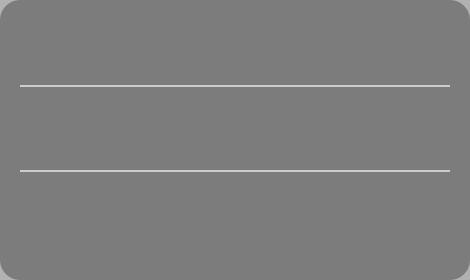
   <widget class="QFrame" name="fr_VendasAbertas_4">
    <property name="geometry">
     <rect>
      <x>510</x>
      <y>310</y>
      <width>470</width>
      <height>280</height>
     </rect>
    </property>
    <property name="styleSheet">
     <string notr="true">QFrame {
background: rgba(0, 0, 0, 30%);
border: none;
border-radius: 20px
}</string>
    </property>
    <property name="frameShape">
     <enum>QFrame::StyledPanel</enum>
    </property>
    <property name="frameShadow">
     <enum>QFrame::Raised</enum>
    </property>
    <widget class="Line" name="line_7">
     <property name="geometry">
      <rect>
       <x>20</x>
       <y>85</y>
       <width>430</width>
       <height>2</height>
      </rect>
     </property>
     <property name="styleSheet">
      <string notr="true">background: #CCC</string>
     </property>
     <property name="orientation">
      <enum>Qt::Horizontal</enum>
     </property>
    </widget>
    <widget class="Line" name="line_8">
     <property name="geometry">
      <rect>
       <x>20</x>
       <y>170</y>
       <width>430</width>
       <height>2</height>
      </rect>
     </property>
     <property name="styleSheet">
      <string notr="true">background: #CCC</string>
     </property>
     <property name="orientation">
      <enum>Qt::Horizontal</enum>
     </property>
    </widget>
    <widget class="QLabel" name="lb_DataAtual">
     <property name="geometry">
      <rect>
       <x>85</x>
       <y>20</y>
       <width>300</width>
       <height>45</height>
      </rect>
     </property>
     <property name="font">
      <font>
       <pointsize>20</pointsize>
      </font>
     </property>
     <property name="styleSheet">
      <string notr="true">background: none</string>
     </property>
     <property name="text">
      <string/>
     </property>
     <property name="alignment">
      <set>Qt::AlignLeading|Qt::AlignLeft|Qt::AlignVCenter</set>
     </property>
     <property name="openExternalLinks">
      <bool>true</bool>
     </property>
    </widget>
    <widget class="QLabel" name="lb_semanaDia">
     <property name="geometry">
      <rect>
       <x>85</x>
       <y>105</y>
       <width>300</width>
       <height>45</height>
      </rect>
     </property>
     <property name="font">
      <font>
       <pointsize>20</pointsize>
      </font>
     </property>
     <property name="styleSheet">
      <string notr="true">background: none</string>
     </property>
     <property name="text">
      <string/>
     </property>
     <property name="alignment">
      <set>Qt::AlignLeading|Qt::AlignLeft|Qt::AlignVCenter</set>
     </property>
     <property name="openExternalLinks">
      <bool>true</bool>
     </property>
    </widget>
    <widget class="QLabel" name="lb_produtosAtivos_16">
     <property name="geometry">
      <rect>
       <x>85</x>
       <y>190</y>
       <width>300</width>
       <height>45</height>
      </rect>
     </property>
     <property name="font">
      <font>
       <pointsize>20</pointsize>
      </font>
     </property>
     <property name="styleSheet">
      <string notr="true">background: none</string>
     </property>
     <property name="text">
      <string/>
     </property>
     <property name="alignment">
      <set>Qt::AlignLeading|Qt::AlignLeft|Qt::AlignVCenter</set>
     </property>
     <property name="openExternalLinks">
      <bool>true</bool>
     </property>
    </widget>
   </widget>
